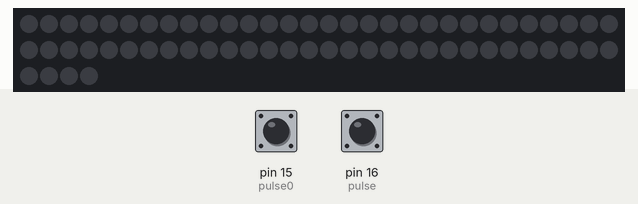
Bench run of a program on a simulated Arduino Pro Mini, built with avr-gcc and run on an emulated ATmega328P. Parts: 64 RGB LEDs in strip order, left to right, continuing on the next row. Inputs (shaded band) come from the test bench; at power-on: pin 15 (pulse0) LOW, pin 16 (pulse) LOW. Dim RGB values are drawn brighter than linear.

Above: at 1.4 s.
1.5 s: pin 15 (pulse0) pulled HIGH for 0.15 s
At 1.7 s:
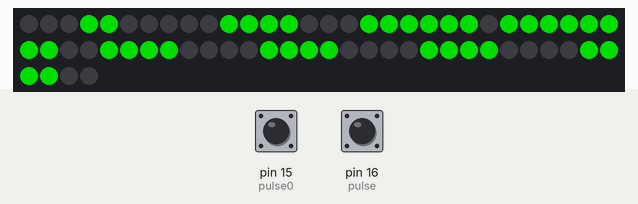
3.3 s: pin 16 (pulse) pulled HIGH for 0.15 s
At 3.5 s:
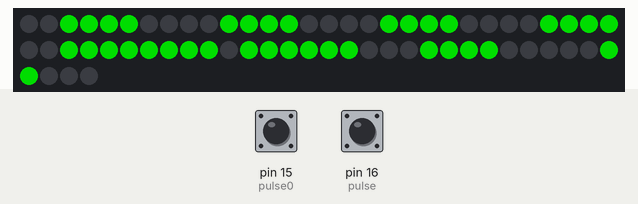
5.1 s: pin 16 (pulse) pulled HIGH for 3.2 s
9.9 s: pin 15 (pulse0) pulled HIGH for 3.2 s
At 10.8 s:
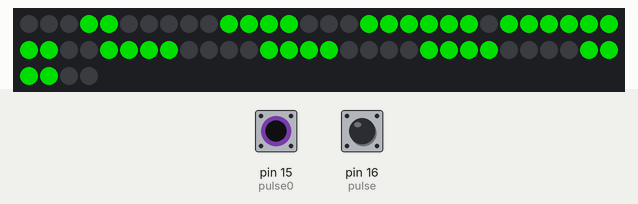
Timing chart, 0 to 12.9 s (numbered marks = the images above; inputs shaded):
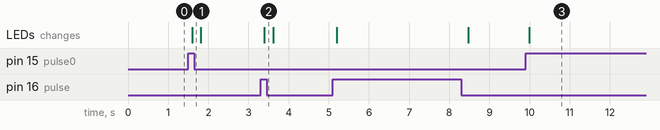

The program:

main.cpp
```cpp
#include <Arduino.h>
#include <SPI.h>

// Adafruit_NeoMatrix example for single NeoPixel Shield.
// Scrolls ‘Howdy’ across the matrix in a portrait (vertical) orientation.
#include <Adafruit_GFX.h>
#include <Adafruit_NeoMatrix.h>
#include <Adafruit_NeoPixel.h>
#ifndef PSTR
#define PSTR // Make Arduino Due happy
#endif

#define pulse 16
#define pulse0 15
#define PIN 2 // aqui definimos el pin que vamos a usar para cominicarnos con la matriz
// MATRIX DECLARATION:
// Parameter 1 = width of NeoPixel matrix
// Parameter 2 = height of matrix
// Parameter 3 = pin number (most are valid)
// Parameter 4 = matrix layout flags, add together as needed:
// NEO_MATRIX_TOP, NEO_MATRIX_BOTTOM, NEO_MATRIX_LEFT, NEO_MATRIX_RIGHT:
// Position of the FIRST LED in the matrix; pick two, e.g.
// NEO_MATRIX_TOP + NEO_MATRIX_LEFT for the top-left corner.
// NEO_MATRIX_ROWS, NEO_MATRIX_COLUMNS: LEDs are arranged in horizontal
// rows or in vertical columns, respectively; pick one or the other.
// NEO_MATRIX_PROGRESSIVE, NEO_MATRIX_ZIGZAG: all rows/columns proceed
// in the same order, or alternate lines reverse direction; pick one.
// See example below for these values in action.
// Parameter 5 = pixel type flags, add together as needed:
// NEO_KHZ800 800 KHz bitstream (most NeoPixel products w/WS2812 LEDs)
// NEO_KHZ400 400 KHz (classic ‘v1’ (not v2) FLORA pixels, WS2811 drivers)
// NEO_GRB Pixels are wired for GRB bitstream (most NeoPixel products)
// NEO_RGB Pixels are wired for RGB bitstream (v1 FLORA pixels, not v2)
// Example for NeoPixel Shield. In this application we’d like to use it
// as a 5x8 tall matrix, with the USB port positioned at the top of the
// Arduino. When held that way, the first pixel is at the top right, and
// lines are arranged in columns, progressive order. The shield uses
// 800 KHz (v2) pixels that expect GRB color data.
Adafruit_NeoMatrix matrix = Adafruit_NeoMatrix(8, 8, PIN,
                                               NEO_MATRIX_TOP + NEO_MATRIX_LEFT +
                                                   NEO_MATRIX_ROWS + NEO_MATRIX_PROGRESSIVE,
                                               NEO_GRB + NEO_KHZ800); //Aqui definimos el tipo de matriz en este caso 8x8
const uint16_t colors[] = {
    matrix.Color(255, 0, 0), matrix.Color(0, 255, 0), matrix.Color(0, 0, 255)}; // colores que se van a mostrar en la matriz

#define NUMPIXELS 64 // Popular NeoPixel ring size
Adafruit_NeoPixel pixels(NUMPIXELS, PIN, NEO_GRB + NEO_KHZ800);

int x = matrix.width();
int pass = 0;

bool drawArrow[64] = {0, 0, 1, 1, 1, 1, 0, 0,
                      0, 0, 1, 1, 1, 1, 0, 0,
                      0, 0, 1, 1, 1, 1, 0, 0,
                      0, 0, 1, 1, 1, 1, 0, 0,
                      1, 1, 1, 1, 1, 1, 1, 1,
                      0, 1, 1, 1, 1, 1, 1, 0,
                      0, 0, 1, 1, 1, 1, 0, 0,
                      0, 0, 0, 1, 1, 0, 0, 0};

bool drawX[64] = {0, 0, 0, 1, 1, 0, 0, 0,
                  0, 0, 1, 1, 1, 1, 0, 0,
                  0, 1, 1, 1, 1, 1, 1, 0,
                  1, 1, 1, 1, 1, 1, 1, 1,
                  0, 0, 1, 1, 1, 1, 0, 0,
                  0, 0, 1, 1, 1, 1, 0, 0,
                  0, 0, 1, 1, 1, 1, 0, 0,
                  0, 0, 1, 1, 1, 1, 0, 0};

void setup()
{
  pinMode(pulse, INPUT);
  pinMode(pulse0, INPUT);
  /*
  matrix.begin();
  matrix.setTextWrap(false);
  matrix.setBrightness(40); //brillo de los leds
  matrix.setTextColor(colors[0]);

  for (int i = 0; i < 134; i++)
  {
    matrix.fillScreen(0);
    matrix.setCursor(x, 0);
    matrix.print(F("BotLAB")); // modificamos aqui para escribir el texto que queramos
    if (--x < -36)
    {
      x = matrix.width();
      if (++pass >= 3)
        pass = 0;
      matrix.setTextColor(colors[pass]);
    }
    matrix.show();
    delay(100);
  }
  */
  pixels.begin(); // INITIALIZE NeoPixel strip object (REQUIRED)
  pixels.clear(); // Set all pixel colors to 'off'
  delay(200);
}

bool lastPulseValue = 0;
bool pulseValue;
bool lastPulseValueNot = 1;
bool pulseValueNot;

bool lastPulseValue0 = 0;
bool pulseValue0;
bool lastPulseValueNot0 = 1;
bool pulseValueNot0;

void loop()
{
  //Rutinas botón 1
  pulseValue = digitalRead(pulse);
  if (lastPulseValue == 0 && pulseValue == 1)
  {
    pixels.clear();
    for (int i = 0; i < NUMPIXELS; i++)
    {
      if (drawArrow[i] == 1)
      {
        pixels.setPixelColor(i, pixels.Color(0, 150, 0));
        pixels.show();
      }
    }
  }
  lastPulseValue = pulseValue;

  pulseValueNot = digitalRead(pulse);
  if (lastPulseValueNot == 1 && pulseValueNot == 0)
  {
    for (int i = 0; i < NUMPIXELS; i++)
    {
      pixels.setPixelColor(i, pixels.Color(0, 0, 0));
      pixels.show();
    }
  }
  lastPulseValueNot = pulseValueNot;

  //Rutinas botón 0
  pulseValue0 = digitalRead(pulse0);
  if (lastPulseValue0 == 0 && pulseValue0 == 1)
  {
    pixels.clear();
    for (int i = 0; i < NUMPIXELS; i++)
    {
      if (drawX[i] == 1)
      {
        pixels.setPixelColor(i, pixels.Color(0, 150, 0));
        pixels.show();
      }
    }
  }
  lastPulseValue0 = pulseValue0;

  pulseValueNot0 = digitalRead(pulse0);
  if (lastPulseValueNot0 == 1 && pulseValueNot0 == 0)
  {
    for (int i = 0; i < NUMPIXELS; i++)
    {
      pixels.setPixelColor(i, pixels.Color(0, 0, 0));
      pixels.show();
    }
  }
  lastPulseValueNot0 = pulseValueNot0;
}
```

Measured:
- after the input at 1.5 s, the LEDs: change after 0.10 s (image 1)
- after the input at 3.3 s, the LEDs: change after 0.10 s (image 2)
- after the input at 9.9 s, the LEDs: change after 0.10 s (image 3)
